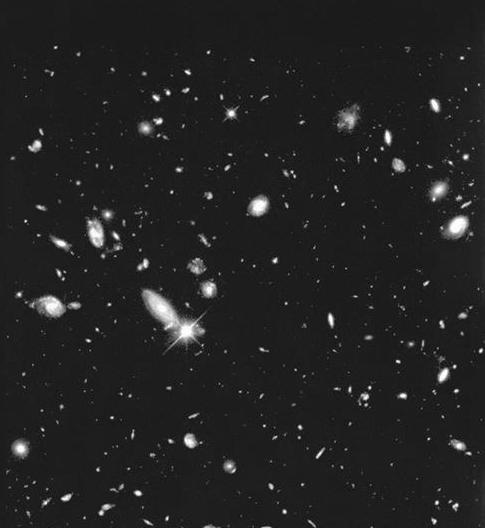
#> input picture dijital_goruntu_isleme/dusuk_geciren_filtre_pratik/fotograflar/space.tif, 485 x 528 px
$ jupyter execute esik_degeri_ile_bolge_cikarma.ipynb
#> lines starting #> are read from the running program, lines starting #| are printed output that depends on the picture; after the words box and inside, x2 and y2 are one past the last pixel; in counts of white or black regions, pixels touching at a corner belong together
### dijital_goruntu_isleme/dusuk_geciren_filtre_pratik/utils.py
import numpy as np


def kutu_kernel_olustur(m, n, deger):
    kutu_filtre = np.full((m, n), deger)
    return kutu_filtre / kutu_filtre.sum()


def gauss_kernel_olustur(m, n, K, sigma):
    yarim_m = m // 2
    yarim_n = n // 2

    gauss_filtre = np.empty((m, n))
    for s in range(-yarim_m, yarim_m+1):
        for t in range(-yarim_n, yarim_n+1):
            r_kare = s**2 + t**2
            payda = 2 * sigma**2
            kuvvet = -(r_kare / payda)
            deger = K * np.exp(kuvvet)

            python_s = yarim_m + s
            python_t = yarim_n + t

            gauss_filtre[python_s, python_t] = deger
    return gauss_filtre / gauss_filtre.sum()


def filtrele(giris, kernel_yada_filtre, yapilacak_islem):
    m, n = kernel_yada_filtre.shape

    yarim_m = m // 2
    yarim_n = n // 2

    sifir_eklenmis_giris = np.pad(
        giris,
        ((yarim_m, yarim_m), (yarim_n, yarim_n)),
        constant_values=((0, 0), (0, 0))
    )

    sifir_eklenmis_giris = sifir_eklenmis_giris.astype(float)
    M, N = sifir_eklenmis_giris.shape[:2]

    cikis_foto = np.zeros_like(sifir_eklenmis_giris)

    for satir in range(yarim_m, M-yarim_m):
        for sutun in range(yarim_n, N-yarim_n):
            giris_pencere = sifir_eklenmis_giris[satir-yarim_m:satir+yarim_m+1, sutun-yarim_n:sutun+yarim_n+1]
            cikis_foto[satir, sutun] = yapilacak_islem(giris_pencere, kernel_yada_filtre)
    return cikis_foto.astype(np.uint8)


def korelasyon(giris, kernel):
    yapilacak_islem = lambda giris_pencere, kernel: (giris_pencere * kernel).sum()
    return filtrele(giris, kernel, yapilacak_islem)


def konvolusyon(giris, kernel):
    kernel = np.fliplr(kernel)
    kernel = np.flipud(kernel)
    return korelasyon(giris, kernel)


# [4 lines left out: function medyan_filtre, not called in this run]


### dijital_goruntu_isleme/dusuk_geciren_filtre_pratik/esik_degeri_ile_bolge_cikarma.ipynb
## Eşik değeri kullanarak fotoğraftan istenilen bölgeleri çıkarma

[cell 1]
import cv2
import numpy as np
import matplotlib.pyplot as plt

from utils import gauss_kernel_olustur, konvolusyon

[cell 2]
foto = cv2.imread("./fotograflar/space.tif", 0)
#> foto is the input picture: shape (528, 485); min 0, max 255, mean 34.5
print(foto.shape)
#| (528, 485)
plt.imshow(foto, cmap="gray")
plt.show()

[cell 3]
esik_degeri = 125
esik_maske = foto > esik_degeri
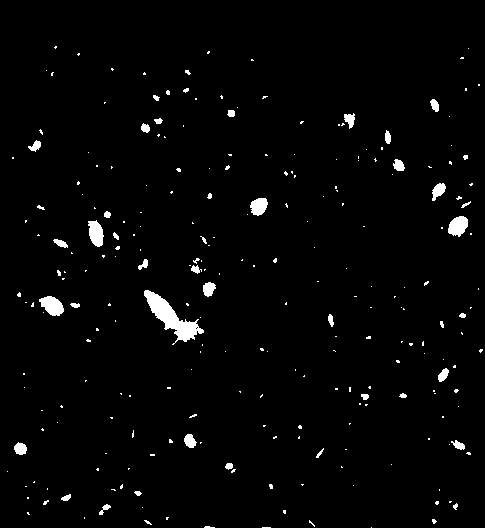
#> esik_maske: shape (528, 485) bool; 2.2% white; 248 white regions (205 under 20 px), largest, box (x1, y1, x2, y2) and area: (144, 290, 204, 345) 1087, (39, 296, 64, 316) 333, (88, 220, 104, 247) 305

plt.imshow(esik_maske, cmap="gray")
plt.show()

[cell 4]
sigma = 5
m = n = 6 * sigma + 1
gauss_kernel = gauss_kernel_olustur(m, n, K=1, sigma=sigma)

[cell 5]
cikis_fotograf = konvolusyon(foto, gauss_kernel)
#> in konvolusyon, `kernel = np.fliplr(kernel)`:
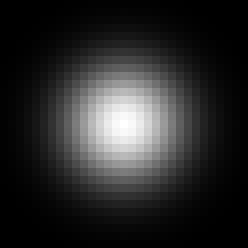
#> kernel: shape (31, 31) float64 (shown 8 times larger); min 7.89e-07, max 0.00639, mean 0.00104; drawn with min black and max white
#> in filtrele, `sifir_eklenmis_giris = np.pad( giris, ((yarim_m, yarim_m), (yarim_n, y..`:
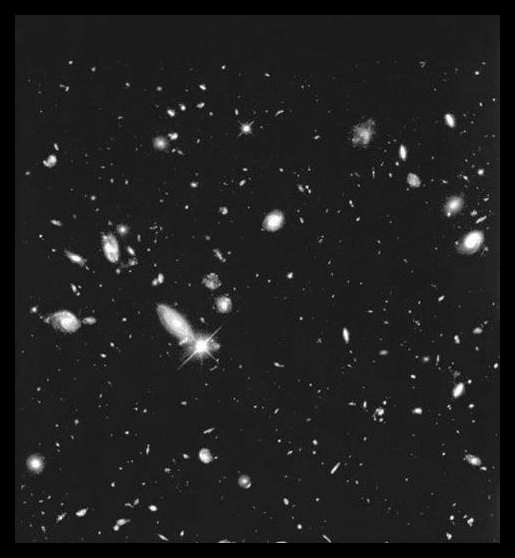
#> sifir_eklenmis_giris: shape (558, 515); min 0, max 255, mean 30.8
#> after the loop in filtrele, `for satir in range(yarim_m, M-yarim_m):`:
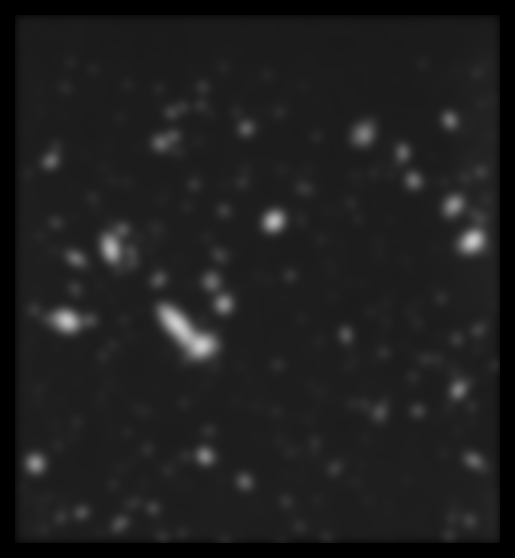
#> cikis_foto: shape (558, 515) float64; min 0, max 205.3, mean 30.3
#> after the loop in filtrele, `for satir in range(yarim_m, M-yarim_m):`:
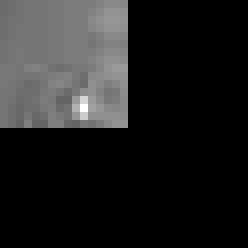
#> giris_pencere: shape (31, 31) float64 (shown 8 times larger); min 0, max 76, mean 10; drawn with min black and max white

[cell 6]
print(cikis_fotograf.shape)
#| (558, 515)

plt.imshow(cikis_fotograf, cmap="gray")
plt.show()

[cell 7]
bulanik_esik_maske = cikis_fotograf > esik_degeri
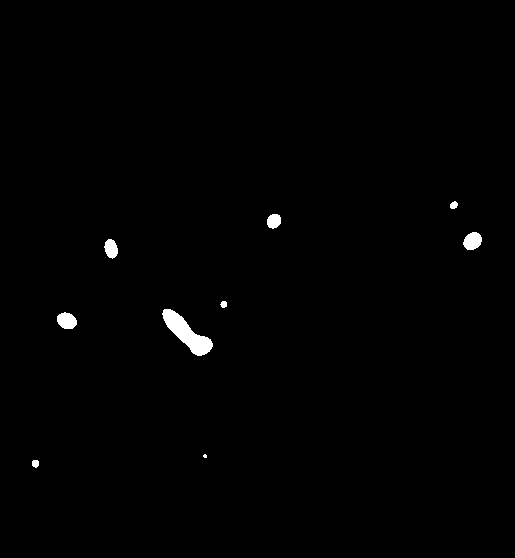
#> bulanik_esik_maske: shape (558, 515) bool; 0.7% white; 9 white regions (1 under 20 px), largest, box (x1, y1, x2, y2) and area: (162, 309, 213, 356) 981, (57, 312, 77, 329) 259, (463, 232, 482, 250) 258

plt.imshow(bulanik_esik_maske, cmap="gray")
plt.show()
